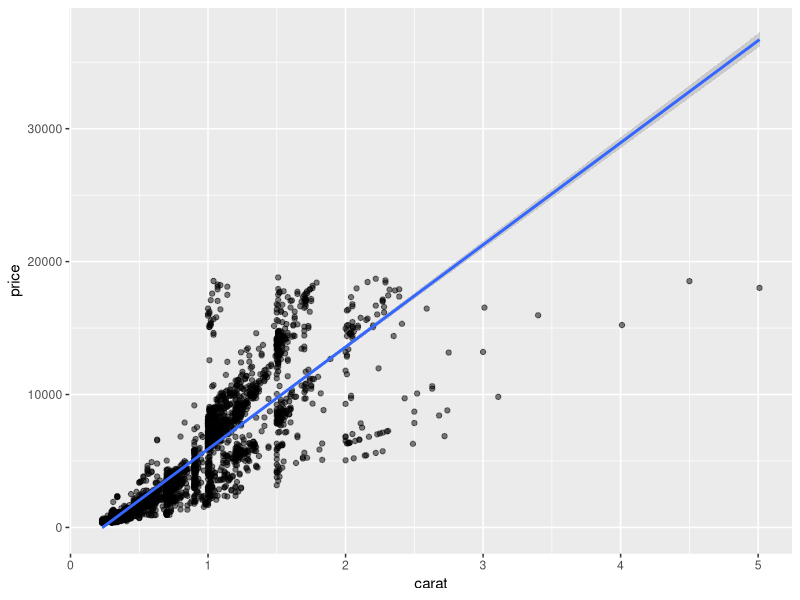
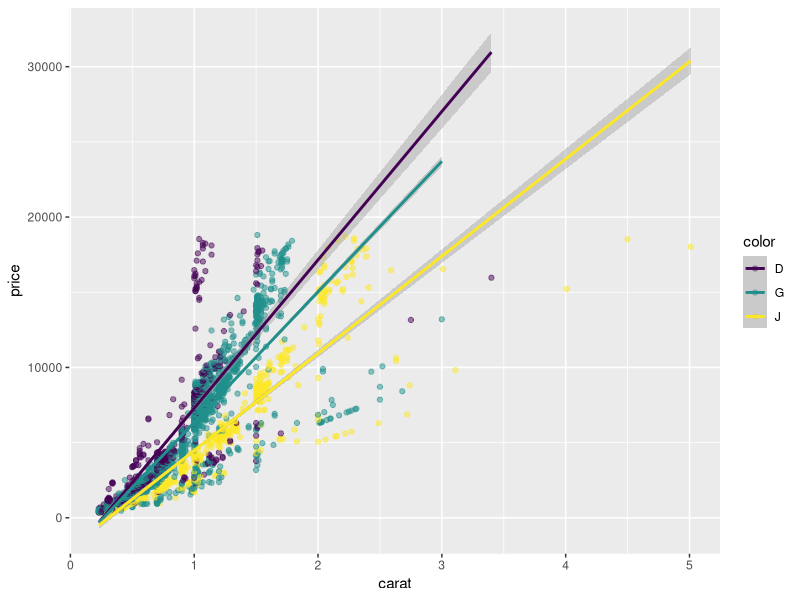
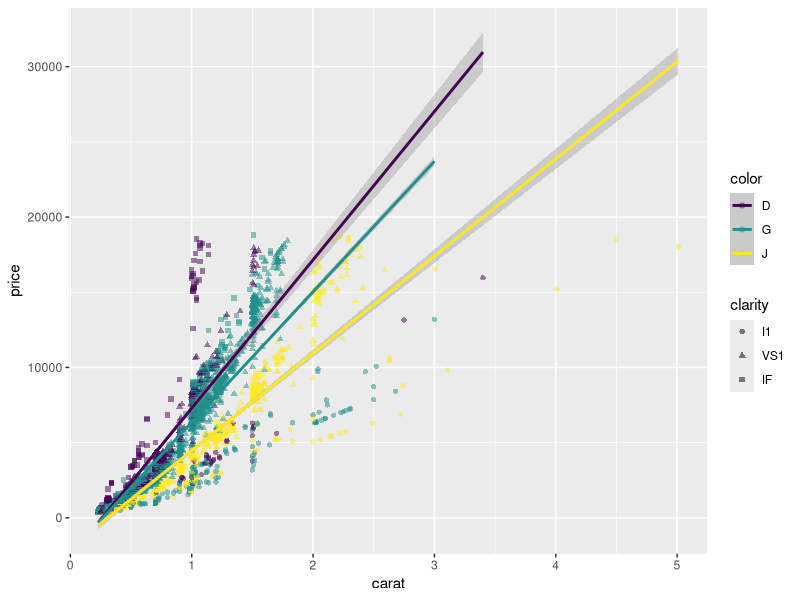

These charts were generated, in order, by the following R code:
## ---- chunk 1
knitr::opts_chunk$set(echo = TRUE)
library(tidyverse)
library(ggplot2)
library(ggthemes)
library(knitr)
## ---- chunk 2
diamonds_filtered <- diamonds %>%
  filter(
    color == "D" | color == "G" | color == "J",
    clarity == "I1" | clarity == "VS1" | clarity == "IF"
    )

diamonds_filtered_combinations <- diamonds_filtered %>%
  group_by(color,clarity) %>%
  summarize(n=n())

knitr::kable(diamonds_filtered_combinations)
## ---- chunk 3
ggplot(
  diamonds_filtered,
  aes(x=carat,y=price)
  ) +
  geom_point(alpha=0.5) +
  geom_smooth(method="lm")
## ---- chunk 4
ggplot(
  diamonds_filtered,
  aes(x=carat,y=price)
  ) +
  geom_point(alpha=0.5,aes(color=color)) +
  geom_smooth(method="lm",aes(color=color))
## ---- chunk 5
ggplot(
  diamonds_filtered,
  aes(x=carat,y=price)
  ) +
  geom_point(alpha=0.5,aes(color=color,shape=clarity)) +
  geom_smooth(method="lm",aes(color=color))
## ---- chunk 6

## ---- chunk 7
